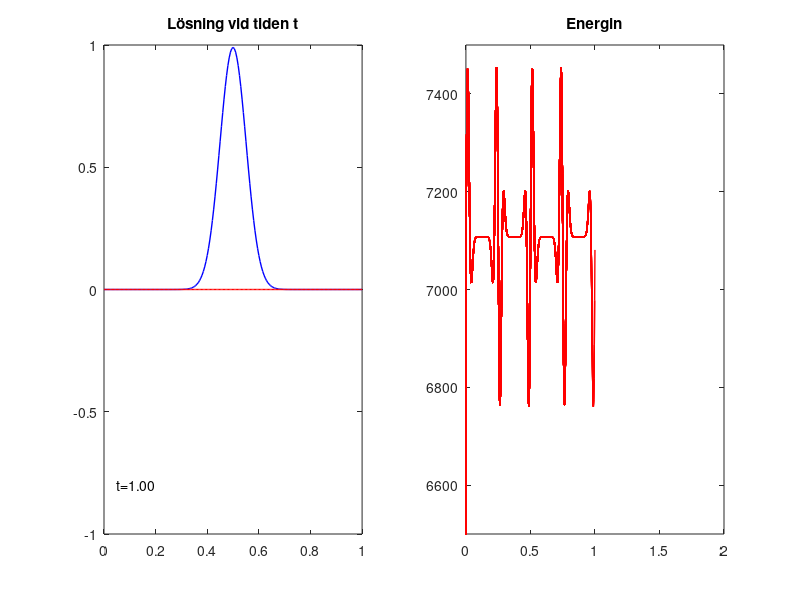

MATLAB code to generate this figure:
clear; clc; close all;

N=200;       % antal intervall
T=1;         % sluttid
dx=1/N;    % steglängd i rummet
dt=dx/2.0; % tidssteg, tänk på stabilitetsvillkoren
M=round(T/dt); % antal tidsteg
c=2;

                  % allokering av minne
u=zeros(N-1,M+1); % u(n,m): lösningens värde vid tid (m-1)*dt i position n*dx
p=zeros(N-1,M+1); % p=u'

A=zeros(N-1,N-1);  % Au differensapproximation av d^2 u/dx^2
x = dx*(1:N-1)';   % x(n) är n*dx
E = zeros(1,M+1);  % För att beräkna energin i varje tidssteg.

%Skapa matrisen A
mittenterm = -2/dx^2 * ones(N-1,1);
A = diag(mittenterm);
sidotermer = 1/dx^2 * ones(N-2,1);
A = A + diag(sidotermer,1) + diag(sidotermer,-1);
%disp(A)

%Sätt begynnelsedata för u och p.
g = @(x) exp(-200*(x-0.5).^2);
u(:,1) = g(x);
p(:,1) = zeros(size(x));

%Räkna ut energin E vid tiden 0.
%E=zeros(1,M);
E(1) = 0;
Hamiltonian = @(p,q) (1/2)*(norm(p)^2 - dot(q,c^2*A*q)); %c^2*A*q


nframe=M+1;   % kommando för film
mov(1:nframe)= struct('cdata', [], 'colormap', []);
figure;
subplot(1,2,1)
plot(x, u(:, 1), 'b', 'LineWidth', 1); %Plot vid tiden t=0.
axis([0 1 -1 1]);
set(gca, 'nextplot', 'replacechildren');
title('Lösning vid tiden t');
drawnow
mov(1)=getframe(gcf); %Första frame i filmen.


for m = 1:M        % tidsstegning med symplektiska Euler
    u(:, m+1) = u(:,m) + dt * p(:,m);
    p(:, m+1) = p(:,m) + dt * c^2 * A * u(:, m+1); 
    u_nu = u(:, m+1);
    p_nu = p(:, m+1);

    X = [0; x; 1]; U = [0; u(:, m); 0];
    
    subplot(1,2,1)
    plot(X, U, 'b', 'LineWidth', 1);
    hold on;
    %Plotta även lösningen från d'Alemberts formel

    t = dt*(m-1);
    d_Lambert = (1/2)*(g(x - c*t) + g(x + c*t));
    subplot(1,2,1)
    plot(X, [0;d_Lambert;0], 'r', 'LineWidth', 1);
    hold on;

    text(0.05,-0.8, sprintf('t=%.2f', m * dt));
    set(gca, 'nextplot', 'replacechildren');
    drawnow
    mov(m+1) = getframe(gcf);
    
    %Räkna ut energin av den numeriska lösningen vid detta tidsstag
    E(m+1) = Hamiltonian(p_nu, u_nu);
    disp(E(m+1)) %visar energins värden, förhoppningsvis typ konstant
    subplot(1,2,2);
    t_vec = dt * (0:m);
    plot(t_vec,E(1,1:m+1), 'r', 'LineWidth', 1);
    hold on;
end

movie(mov, 1, 30);
subplot(1,2,2)
t_axis=dt*(0:M);
plot(t_axis, E(1), 'b', 'LineWidth', 1);
axis([0 2 6.5e3 7.5e3]); 
set(gca, 'nextplot', 'replacechildren');
title('Energin');
drawnow
mov(1) = getframe(gcf); %Första frame i filmen.

